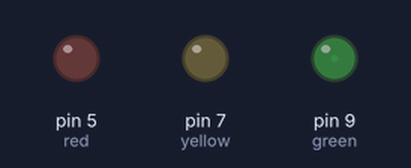
Recording of a sketch running on a simulated Arduino Uno, built with avr-gcc and run on an emulated ATmega328P. Parts: output pins drawn as LEDs (lit = HIGH).

Above: at 0.05 s.
At 0.95 s:
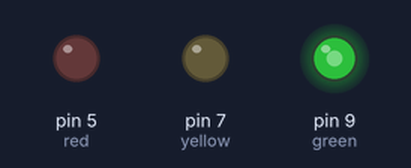
At 1.4 s:
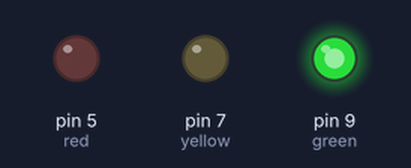
At 2.75 s:
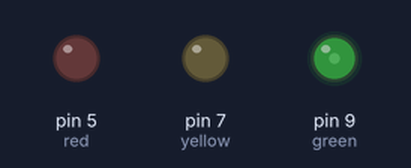
Timing chart, 0 to 7.0 s (numbered marks = the images above):
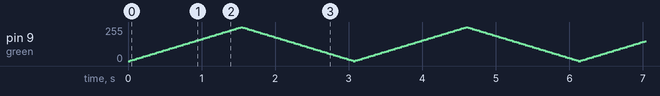

The sketch:

sketch_nov03a.ino
```cpp
int green = 9;
int yellow = 7;
int red = 5;
int brightnessr = 0; //intilal LED brightnes
int brightnessy = 0; //intilal LED brightnes
int resolution = 5;

void setup() {
  pinMode(red, OUTPUT);
  pinMode(yellow, OUTPUT);
  pinMode(green, OUTPUT);
}

void loop() {
  analogWrite(green, brightnessr);
  brightnessr = brightnessr + resolution; // fade math
  if (brightnessr <= 0 || brightnessr >= 255) {
    resolution = -resolution;
    }
  delay(30);
  /*
    analogWrite(yellow, brightnessy);
      brightnessy = brightnessy + resolution; // fade math
  if (brightnessy <= 0 || brightnessy >= 255) {
    resolution = -resolution;
    }
  delay(30);
 // analogWrite(green, brightness);
 */

}
```
